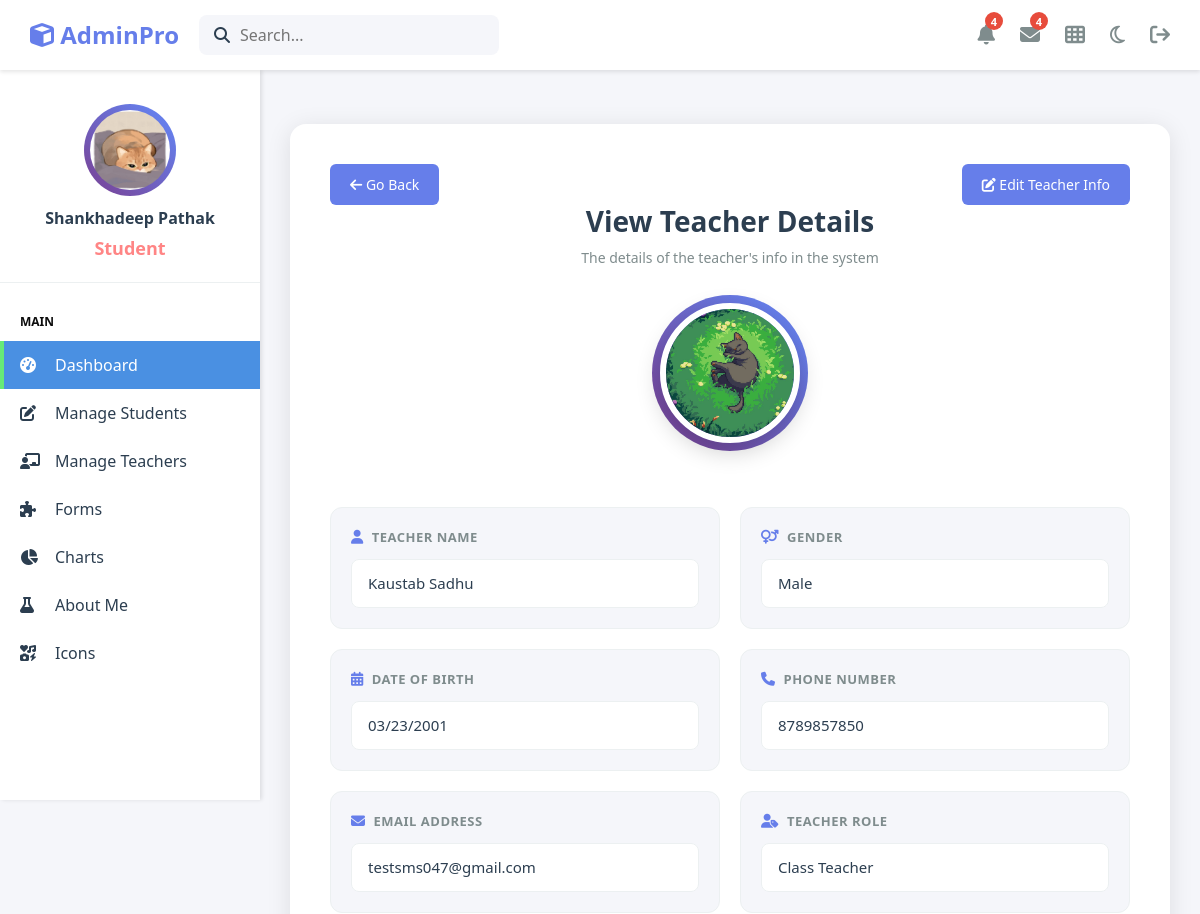
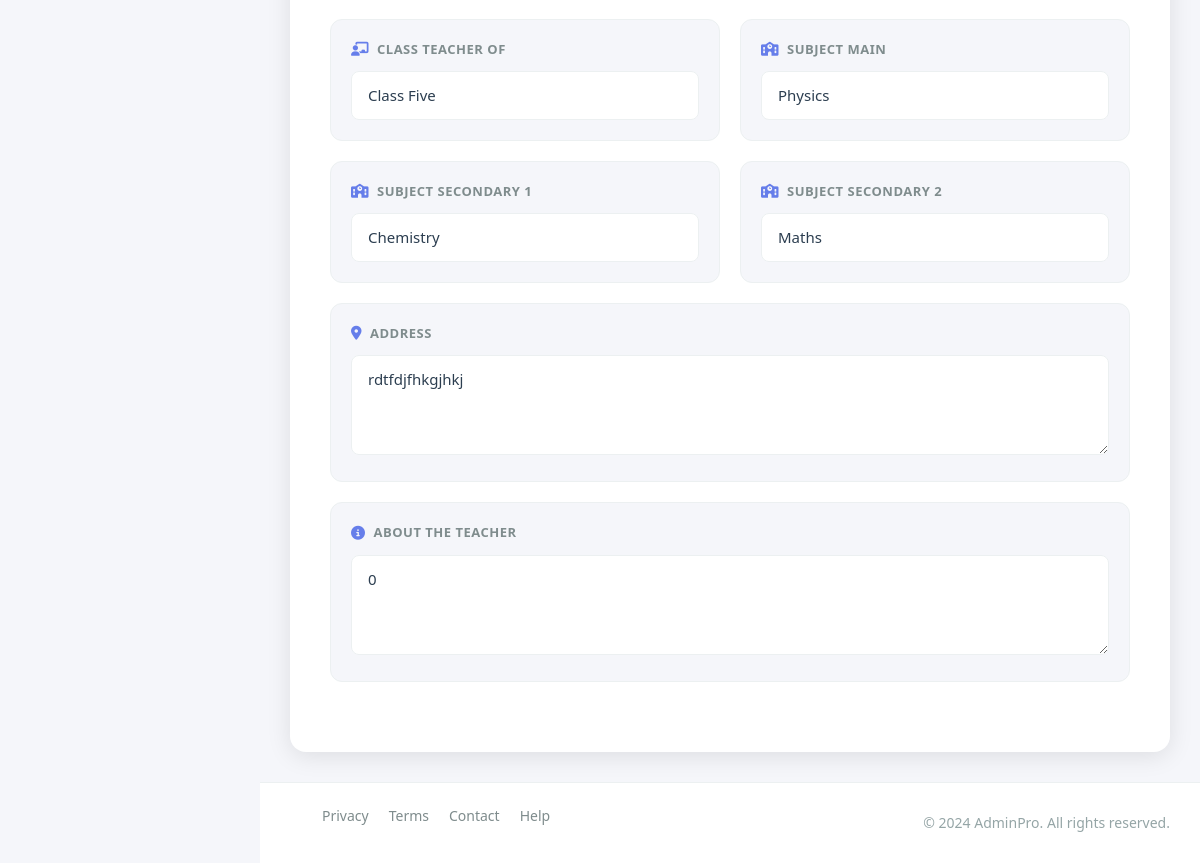
The app's page /Admin-Dashboard/view/view_teacher_profile.php?t_id=5 (signed in) with its own data (2 pictures, top to bottom).
### tables this page shows
CREATE TABLE `teacher_tbl` (
  `t_id` int(200) NOT NULL,
  `t_name` varchar(200) NOT NULL,
  `t_email` varchar(200) NOT NULL,
  `t_phone` varchar(200) NOT NULL,
  `t_img` varchar(250) NOT NULL,
  `t_about` int(11) NOT NULL,
  `t_address` varchar(200) NOT NULL,
  `t_c_id` int(20) NOT NULL,
  `t_class` varchar(20) NOT NULL,
  `t_sub_id` int(20) NOT NULL,
  `t_subject_main` varchar(200) NOT NULL,
  `t_subject_sec_1` varchar(300) NOT NULL,
  `t_subject_sec_2` varchar(300) NOT NULL,
  `t_gender` varchar(20) NOT NULL,
  `t_dob` date NOT NULL,
  `t_institute` varchar(200) NOT NULL,
  `t_key` int(6) NOT NULL,
  `t_role` varchar(20) NOT NULL,
  `username` varchar(200) NOT NULL,
  `password` varchar(200) NOT NULL,
  `created_at` timestamp NOT NULL DEFAULT current_timestamp(),
  `updated_at` timestamp NOT NULL DEFAULT current_timestamp() ON UPDATE current_timestamp()
);

CREATE TABLE `class_tbl` (
  `c_id` int(200) NOT NULL,
  `c_name` varchar(200) NOT NULL,
  `sub_one` varchar(300) DEFAULT NULL,
  `sub_id` int(20) NOT NULL,
  `sub_two` varchar(300) DEFAULT NULL,
  `sub_three` varchar(300) DEFAULT NULL,
  `sub_four` varchar(300) DEFAULT NULL,
  `sub_five` varchar(300) DEFAULT NULL,
  `sub_six` varchar(300) DEFAULT NULL,
  `sub_seven` varchar(300) DEFAULT NULL,
  `sub_eight` varchar(300) DEFAULT NULL,
  `sub_nine` varchar(300) DEFAULT NULL,
  `section_a` varchar(20) DEFAULT NULL,
  `section_b` varchar(20) DEFAULT NULL,
  `section_c` varchar(20) DEFAULT NULL,
  `section_d` varchar(20) DEFAULT NULL,
  `c_img` varchar(300) NOT NULL,
  `created_at` timestamp NOT NULL DEFAULT current_timestamp(),
  `updated_at` timestamp NOT NULL DEFAULT current_timestamp() ON UPDATE current_timestamp()
);

CREATE TABLE `subject_tbl` (
  `sub_id` int(200) NOT NULL,
  `sub_name` varchar(200) NOT NULL,
  `sub_about` varchar(300) NOT NULL,
  `sub_img` varchar(300) NOT NULL,
  `created_at` timestamp NOT NULL DEFAULT current_timestamp(),
  `updated_at` timestamp NOT NULL DEFAULT current_timestamp() ON UPDATE current_timestamp()
);

### Admin-Dashboard/view/view_teacher_profile.php (the view, shortened to what this page needs)
<?php
include('../Include/header.php');
include('../Include/sidebar.php');
$row = [];
try {
    $t_id   = intval($_GET['t_id']);
    $SELECT = "SELECT * FROM teacher_tbl WHERE t_id = ?";
    $stmt   = $pdo->prepare($SELECT);
    $stmt->execute([$t_id]);
    $row    = $stmt->fetch(PDO::FETCH_ASSOC);
} catch(PDOException $e) {
    error_log("Error fetching teacher: " . $e->getMessage());
    header('Location: ../pages/teachers_page.php');
    exit;
}
try {
    $cStmt = $pdo->prepare("SELECT * FROM class_tbl ORDER BY c_name ASC");
    $cStmt->execute();
    $classes = $cStmt->fetchAll(PDO::FETCH_ASSOC);
} catch(PDOException $e) {
    $classes = [];
}
try {
    $sStmt = $pdo->prepare("SELECT * FROM subject_tbl ORDER BY sub_name ASC");
    $sStmt->execute();
    $subjects = $sStmt->fetchAll(PDO::FETCH_ASSOC);
} catch(PDOException $e) {
    $subjects = [];
}
?>
<main class="main-content">
    <div class="form-container">
        <a href="../pages/teachers_page.php" class="btn btn-primary">
            <i class="fas fa-arrow-left"></i> Go Back
        </a>
        <a href="../edit_and_store_pages/edit_teacher_profile.php?t_id=<?php echo $t_id; ?>"
           class="btn btn-primary float-end">
            <i class="fas fa-edit"></i> Edit Teacher Info
        </a>
        <div class="form-header">
            <h2>View Teacher Details</h2>
            <p>The details of the teacher's info in the system</p>
        </div>
        <div class="profile-unified-card" style="margin-bottom: 4rem;">
            <div class="profile-image-container" style="margin-top: 10px; position: relative;">
                <?php if (!empty($row['t_img'])): ?>
                    <img src="../assets/image/<?php echo htmlspecialchars($row['t_img'], ENT_QUOTES, 'UTF-8'); ?>"
                         alt="Teacher Image" class="profile-img">
                <?php elseif ($row['t_gender'] === 'Male'): ?>
                    <img src="../assets/image/male_default.jpeg" alt="Teacher Image" class="profile-img">
                <?php elseif ($row['t_gender'] === 'Female'): ?>
                    <img src="../assets/image/female_default.jpeg" alt="Teacher Image" class="profile-img">
                <?php else: ?>
                    <img src="../assets/image/default.jpg" alt="Teacher Image" class="profile-img">
                <?php endif; ?>
            </div>
        </div>
        <div id="teacherView">
            <div class="form-grid">
                <div class="field-card">
                    <label class="field-label">
                        <i class="fas fa-user"></i>
                        Teacher Name
                    </label>
                    <input type="text" class="field-input"
                           value="<?php echo htmlspecialchars($row['t_name'], ENT_QUOTES, 'UTF-8'); ?>" disabled>
                </div>
                <div class="field-card">
                    <label class="field-label">
                        <i class="fas fa-venus-mars"></i>
                        Gender
                    </label>
                    <select class="field-select" disabled>
                        <option value="Male"   <?php if($row['t_gender']==="Male")   echo "selected"; ?>>Male</option>
                    </select>
                </div>
                <div class="field-card">
                    <label class="field-label">
                        <i class="fas fa-calendar-alt"></i>
                        Date of Birth
                    </label>
                    <input type="date" id="t_dob" class="field-input"
                           value="<?php echo htmlspecialchars($row['t_dob'], ENT_QUOTES, 'UTF-8'); ?>" disabled>
                </div>
                <div class="field-card">
                    <label class="field-label">
                        <i class="fas fa-phone"></i>
                        Phone Number
                    </label>
                    <input type="tel" class="field-input"
                           value="<?php echo htmlspecialchars($row['t_phone'], ENT_QUOTES, 'UTF-8'); ?>" disabled>
                </div>
                <div class="field-card">
                    <label class="field-label">
                        <i class="fas fa-envelope"></i>
                        Email Address
                    </label>
                    <input type="email" class="field-input"
                           value="<?php echo htmlspecialchars($row['t_email'], ENT_QUOTES, 'UTF-8'); ?>" disabled>
                </div>
                <div class="field-card">
                    <label class="field-label">
                        <i class="fas fa-user-tag"></i>
                        Teacher Role
                    </label>
                    <select class="field-select" disabled>
                        <option value="Class Teacher"   <?php if($row['t_role']==="Class Teacher")   echo "selected"; ?>>Class Teacher</option>
                    </select>
                </div>
                <?php if (!empty($row['t_class'])): ?>
                <div class="field-card" id="teacher_type">
                    <label class="field-label">
                        <i class="fas fa-chalkboard-teacher"></i>
                        Class Teacher Of
                    </label>
                    <select class="field-select" disabled>
                        <?php foreach($classes as $class): ?>
                            <option value="<?php echo htmlspecialchars($class['c_id'], ENT_QUOTES, 'UTF-8'); ?>"
                                <?php if($row['t_class'] == $class['c_id']) echo "selected"; ?>>
                                <?php echo htmlspecialchars($class['c_name'], ENT_QUOTES, 'UTF-8'); ?>
                            </option>
                        <?php endforeach; ?>
                    </select>
                </div>
                <?php endif; ?>
                <div class="field-card">
                    <label class="field-label">
                        <i class="fas fa-school"></i>
                        Subject Main
                    </label>
                    <select class="field-select" disabled>
                        <?php foreach($subjects as $subject): ?>
                            <option value="<?php echo htmlspecialchars($subject['sub_id'], ENT_QUOTES, 'UTF-8'); ?>"
                                <?php if($row['t_subject_main'] == $subject['sub_id']) echo "selected"; ?>>
                                <?php echo htmlspecialchars($subject['sub_name'], ENT_QUOTES, 'UTF-8'); ?>
                            </option>
                        <?php endforeach; ?>
                    </select>
                </div>
                <div class="field-card">
                    <label class="field-label">
                        <i class="fas fa-school"></i>
                        Subject Secondary 1
                    </label>
                    <select class="field-select" disabled>
                        <?php foreach($subjects as $subject): ?>
                            <option value="<?php echo htmlspecialchars($subject['sub_id'], ENT_QUOTES, 'UTF-8'); ?>"
                                <?php if($row['t_subject_sec_1'] == $subject['sub_id']) echo "selected"; ?>>
                                <?php echo htmlspecialchars($subject['sub_name'], ENT_QUOTES, 'UTF-8'); ?>
                            </option>
                        <?php endforeach; ?>
                    </select>
                </div>
                <div class="field-card">
                    <label class="field-label">
                        <i class="fas fa-school"></i>
                        Subject Secondary 2
                    </label>
                    <select class="field-select" disabled>
                        <?php foreach($subjects as $subject): ?>
                            <option value="<?php echo htmlspecialchars($subject['sub_id'], ENT_QUOTES, 'UTF-8'); ?>"
                                <?php if($row['t_subject_sec_2'] == $subject['sub_id']) echo "selected"; ?>>
                                <?php echo htmlspecialchars($subject['sub_name'], ENT_QUOTES, 'UTF-8'); ?>
                            </option>
                        <?php endforeach; ?>
                    </select>
                </div>
                <div class="field-card full-width">
                    <label class="field-label">
                        <i class="fas fa-map-marker-alt"></i>
                        Address
                    </label>
                    <textarea class="field-textarea" disabled><?php echo htmlspecialchars($row['t_address'] ?? '', ENT_QUOTES, 'UTF-8'); ?></textarea>
                </div>
                <div class="field-card full-width">
                    <label class="field-label">
                        <i class="fas fa-info-circle"></i>
                        About the Teacher
                    </label>
                    <textarea class="field-textarea" disabled><?php echo htmlspecialchars($row['t_about'] ?? '', ENT_QUOTES, 'UTF-8'); ?></textarea>
                </div>
            </div>
        </div>
    </div>
</main>
<?php include('../Include/footer.php'); ?>

### Admin-Dashboard/assets/css/style.css (style rules this page uses)
* { margin: 0; padding: 0; box-sizing: border-box; }
body { font-family: "Segoe UI", Tahoma, Geneva, Verdana, sans-serif; background: #f5f6fa; color: #2c3e50; }
.main-content { margin-left: 260px; margin-top: 70px; padding: 30px; min-height: calc(100vh - 70px); }
.profile-image-container { position: relative; width: 140px; height: 140px; margin: 0 auto; margin-top: -70px; z-index: 10; }
.profile-image-container img.profile-img { width: 100%; height: 100%; border-radius: 50%; object-fit: cover; border: 6px solid #fff; box-shadow: 0 8px 24px rgba(0, 0, 0, 0.2); position: relative; z-index: 1; transition: transform 0.4s ease; }
.profile-image-container::before { content: ""; position: absolute; top: -8px; left: -8px; right: -8px; bottom: -8px; border-radius: 50%; background: linear-gradient(45deg, #667eea, #764ba2, #667eea, #764ba2); background-size: 200% 200%; z-index: 0; animation: rotateGradient 4s linear infinite; }
.btn { padding: 10px 20px; border: none; border-radius: 6px; cursor: pointer; font-size: 14px; transition: all 0.3s; }
.btn-primary { background: #667eea; color: #fff; }

### Admin-Dashboard/assets/css/form.css (style rules this page uses)
.form-container { max-width: 1200px; margin: 0 auto; background: #16213e; border-radius: 16px; padding: 40px; box-shadow: 0 4px 24px rgba(0, 0, 0, 0.3); }
.form-header { margin-bottom: 35px; text-align: center; }
.form-header h2 { font-size: 28px; font-weight: 600; color: #eaeaea; margin-bottom: 8px; }
.form-header p { color: #b0b3b8; font-size: 14px; }
.form-grid { display: grid; grid-template-columns: repeat(auto-fit, minmax(300px, 1fr)); gap: 20px; margin-bottom: 30px; }
.field-card { background: #1a2332; border-radius: 12px; padding: 20px; border: 1px solid #2c3e50; transition: all 0.3s ease; position: relative; overflow: hidden; }
.field-card::before { content: ""; position: absolute; top: 0; left: 0; width: 100%; height: 3px; background: linear-gradient(90deg, #667eea 0%, #764ba2 100%); transform: scaleX(0); transition: transform 0.3s ease; }
.field-card.full-width { grid-column: 1 / -1; }
.field-label { display: flex; align-items: center; gap: 8px; font-size: 13px; font-weight: 600; color: #b0b3b8; text-transform: uppercase; letter-spacing: 0.5px; margin-bottom: 12px; }
.field-label i { color: #667eea; font-size: 14px; }
.field-input, .field-select, .field-textarea { width: 100%; background: #0f1419; border: 1px solid #2c3e50; border-radius: 8px; padding: 12px 16px; color: #eaeaea; font-size: 15px; font-family: inherit; transition: all 0.3s ease; }
.field-select { cursor: pointer; appearance: none; background-repeat: no-repeat; background-position: right 16px center; padding-right: 45px; }
.field-textarea { resize: vertical; min-height: 100px; font-family: inherit; }
.field-input::placeholder, .field-textarea::placeholder { color: #7f8c8d; }
html[data-bs-theme="light"] .form-container { background: #fff; box-shadow: 0 4px 24px rgba(0, 0, 0, 0.1); }
html[data-bs-theme="light"] .form-header h2 { color: #2c3e50; }
html[data-bs-theme="light"] .form-header p { color: #7f8c8d; }
html[data-bs-theme="light"] .field-card { background: #f5f6fa; border-color: #ecf0f1; }
html[data-bs-theme="light"] .field-label { color: #7f8c8d; }
html[data-bs-theme="light"] .field-input, html[data-bs-theme="light"] .field-select, html[data-bs-theme="light"] .field-textarea { background: #fff; border-color: #ecf0f1; color: #2c3e50; }

### records on screen
teacher_tbl: t_img (picture), t_name "Kaustab Sadhu", t_gender "Male", t_dob "03/23/2001", t_phone "8789857850", t_email "testsms047@gmail.com", t_role "Class Teacher", t_class.c_name "Class Five", t_subject_main.sub_name "Physics", t_subject_sec_1.sub_name "Chemistry", t_subject_sec_2.sub_name "Maths", t_address "rdtfdjfhkgjhkj", t_about "0"

### other values on screen
$role "Student"
$user "Shankhadeep Pathak"
